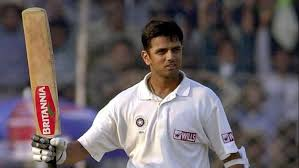
#> input picture Face Detection/Haar_Face_recognition/rahul_dravid.jpg, 299 x 168 px
$ python face_detect.py
#> lines starting #> are read from the running program, lines starting #| are printed output that depends on the picture; after the words box and inside, x2 and y2 are one past the last pixel; in counts of white or black regions, pixels touching at a corner belong together
import cv2

img = cv2.imread('rahul_dravid.jpg')
#> img is the input picture: shape (168, 299, 3); mean B, G, R 100.6, 97, 106.2
cv2.imshow("Original Image", img)

gray = cv2.cvtColor(img, cv2.COLOR_BGR2GRAY)
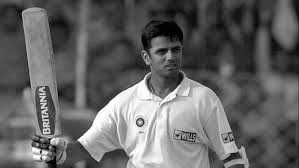
#> gray: shape (168, 299); min 0, max 255, mean 100.2
cv2.imshow('Gray scale image', gray)

haar_cascade = cv2.CascadeClassifier('haar_face.xml')
faces_rect = haar_cascade.detectMultiScale(
    gray, scaleFactor=1.1, minNeighbors=7)
#> faces_rect = [[147, 34, 44, 44]]
print(f'Number offaces in image is {len(faces_rect)}')
#| Number offaces in image is 1

for (x, y, w, h) in faces_rect:
    cv2.rectangle(img, (x, y), (x+w, y+h), (0, 255, 0), thickness=2)
#> this loop made 1 pass
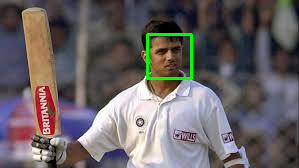
#> img: shape (168, 299, 3); 1.04% of pixels changed, all inside (x1, y1, x2, y2) = (146, 33, 193, 80)
cv2.imshow('Bounding Boxes on Face', img)
cv2.waitKey(0)

$ run again, with Face Detection/Haar_Face_recognition/dexter_morgan.jpg copied over Face Detection/Haar_Face_recognition/rahul_dravid.jpg
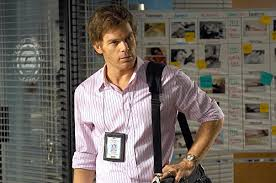
#> input picture Face Detection/Haar_Face_recognition/dexter_morgan.jpg, 276 x 183 px
#> img is the input picture: shape (183, 276, 3); mean B, G, R 94.7, 102.1, 110.1
#> `gray = cv2.cvtColor(img, cv2.COLOR_BGR2GRAY)`:
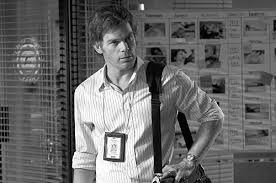
#> gray: shape (183, 276); min 0, max 255, mean 103.7
#> faces_rect = [[97, 23, 48, 48]]
#| Number offaces in image is 1
#> the loop `for (x, y, w, h) in faces_rect:` made 1 pass
#> after the loop `for (x, y, w, h) in faces_rect:`:
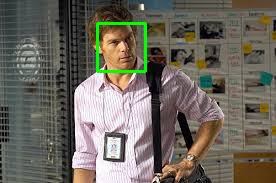
#> img: shape (183, 276, 3); 1.13% of pixels changed, all inside (x1, y1, x2, y2) = (96, 22, 147, 73)
